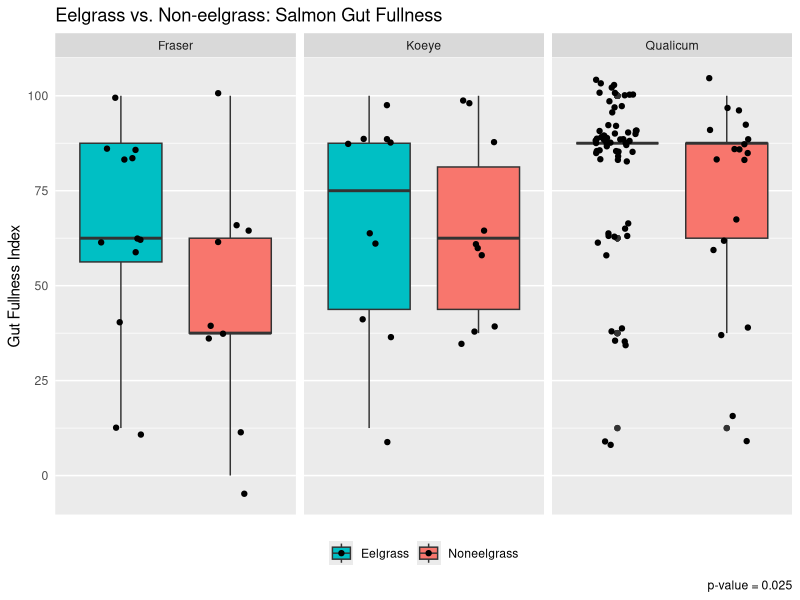
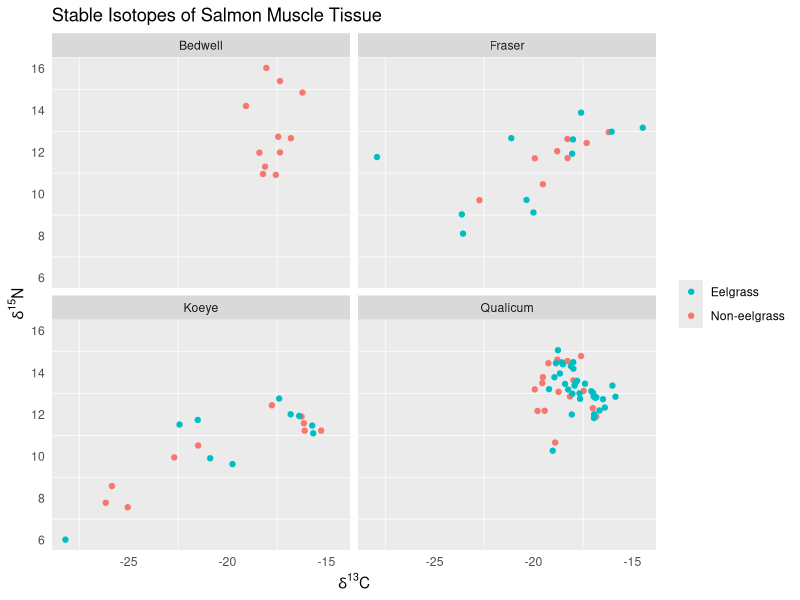

Recreate these plots in R, in order. (Note: this script raises an error after producing the figures.)
#EEEEELGRAAAAASS PROOOOOJEEEEECT

setwd("~/Desktop")
#so it knows where to find my gosh darn files! :)

eelgrass <- read.csv(file="eel.csv", stringsAsFactors=FALSE, strip.white=TRUE, na.strings=c("NA",""))
#upload a simple version of raw data file

library(tidyverse)
#load library for ggplot and whatnot

eel <- mutate(eelgrass, Eelsite = paste(Site, Eelgrass, sep = " "))
#make a variable with both site and habitat, separated by a space

#first we'll work with the gut fullness aspect ~

eel$GFI[which(eel$GFI == "0-25")] <- "0-25%"
#fixing a typo, oopsie!

eel$GFI[which(eel$GFI == "0%")] <- "0"
eel$GFI[which(eel$GFI == "0-25%")] <- "12.5"
eel$GFI[which(eel$GFI == "25-50%")] <- "37.5"
eel$GFI[which(eel$GFI == "50-75%")] <- "62.5"
eel$GFI[which(eel$GFI == "75-100%")] <- "87.5"
eel$GFI[which(eel$GFI == "100%")] <- "100"
#changing ranges to something measurable

eel$GFI <- as.numeric(eel$GFI)
#changing from character to numeric

eel$Eelgrass <- as.factor(eel$Eelgrass)
#changing to factor to reflect the two different "levels"

eel$Eelgrass <- factor(eel$Eelgrass, levels(eel$Eelgrass)[c(2, 1)])
#rearranging levels for the sake of the ggplot visuals

gut <- eel %>%
  group_by(ID) %>%
  summarize(GFI=first(GFI), Eelgrass=first(Eelgrass),
            Site=first(Site), Eelsite=first(Eelsite)) %>%
  filter(Site != "Bedwell")
#need to organize data by each fish not by each prey item per fish
#also want to leave out Bedwell since it is useless for comparing

#Gut Fullness Graph!
ggplot(gut, aes(x=Eelgrass, y=GFI, fill=Eelgrass))+ 
  geom_boxplot()+
  facet_wrap(~Site)+
  labs(y="Gut Fullness Index", x=NULL, caption="p-value = 0.025",
       title="Eelgrass vs. Non-eelgrass: Salmon Gut Fullness")+
  theme(axis.text.x=element_blank(), axis.ticks=element_blank(),
        legend.position = "bottom", legend.title = element_blank(),
        panel.grid.major.x = element_blank())+
  scale_x_discrete(limits=c("Eelgrass", "Noneelgrass")) +
  scale_fill_discrete(breaks=c("Eelgrass", "Noneelgrass"))+
  geom_jitter(width=0.2)
#this is the most I can do to modify this, ask for feedback...

#working on a t-test for GFI values (not including bedwell)
y1 <- filter(gut, Eelgrass == "Eelgrass")
ya <- as.vector(y1[["GFI"]])
#create first vector for eelgrass
y2 <- filter(gut, Eelgrass == "Noneelgrass")
yb <- as.vector(y2[["GFI"]])
#create second vector for noneelgrass
yc <- length(ya)-length(yb)
yd <- rep_len(NA, yc)
#have to have same sample sizes, difference calculated using length
ye <- c(yb, yd)
#our completed noneelgrass vector with the right sample size
t.test(ya, ye)
#results give p-value=0.02529, are able to reject null hypothesis!

#switching it up to isotope work now ~

isotope <- read.csv(file="iso.csv", stringsAsFactors=FALSE, strip.white=TRUE, na.strings=c("NA",""))
#loading/reading isotope data in

iso <- mutate(isotope, Eelsite = paste(Site, Eelgrass, sep = " "))
#add variable w/eelgrass site just other dataframe (necessary tho?)

iso$Eelgrass <- as.factor(iso$Eelgrass)
#changing to factor to reflect the two different "levels"

iso$Eelgrass <- factor(iso$Eelgrass, levels(iso$Eelgrass)[c(2, 1)])
#rearranging levels for the sake of the ggplot visuals

#Isotope Graph!
ggplot(iso, aes(carb, nitro))+
  geom_point(aes(color=Eelgrass)) + facet_wrap(~ Site) +
  labs(x=expression(paste(delta^"13","C")),
       y=expression(paste(delta^"15","N")),
       title= "Stable Isotopes of Salmon Muscle Tissue")+
  theme(axis.ticks=element_blank(), legend.title=element_blank(),
        panel.grid.major = element_blank())+
  guides(color = guide_legend(reverse = TRUE))
#A beautiful scatterplot plot with all the right features (finally)

#working on diet data now, to graph abundance and whatnot! ~

eel$Group <- as.factor(eel$Group)
#changing to factor to reflect the different "levels" of prey items

#replace groups since there's too many
eel$Group[which(eel$Group=="Arachnid")] <- "Insect"
eel$Group[which(eel$Group=="Crustacean")] <- "Arthropod"
eel$Group[which(eel$Group=="Caprellid")] <- "Amphipod"
eel$Group[which(eel$Group=="Corophiid")] <- "Amphipod"
eel$Group[which(eel$Group=="Hyperiid")] <- "Amphipod"
eel$Group[which(eel$Group=="Gammarid")] <- "Amphipod"
eel$Group[which(eel$Group=="Calanoid")] <- "Copepod"
eel$Group[which(eel$Group=="Harpacticoid")] <- "Copepod"
eel$Group[which(eel$Group=="Cyclopoid/Poecilostomatoid")] <- "Copepod"
eel$Group[which(eel$Group=="Malacostracan")] <- "Arthropod"
eel$Group <- as.character(eel$Group) #change to create new "level"
eel$Group[which(eel$Group=="Detritus")] <- "Other"
eel$Group[which(eel$Group=="Diatom")] <- "Other"
eel$Group[which(eel$Group=="Parasite")] <- "Other"
eel$Group[which(eel$Group=="Octopus")] <- "Other"
eel$Group[which(eel$Group=="Cyphonaut")] <- "Other"
eel$Group[which(eel$Group=="Bivalve")] <- "Other"
eel$Group[which(eel$Group=="Chaetognath")] <- "Other"
eel$Group[which(eel$Group=="Mysid")] <- "Arthropod"
eel$Group[which(eel$Group=="Ostracod")] <- "Arthropod"
eel$Group[which(eel$Group=="Cladoceran")] <- "Arthropod"
eel$Group[which(eel$Group=="Cumacean")] <- "Arthropod"
eel$Group[which(eel$Group=="Euphausiid")] <- "Arthropod"
eel$Group[which(eel$Group=="Isopod")] <- "Arthropod"
eel$Group[which(eel$Group=="Larvacean")] <- "Other"
#switching the class back and forth gets rid of empty levels
eel$Group <- as.factor(eel$Group)
eel$Group <- as.character(eel$Group)
eel$Group <- as.factor(eel$Group)
levels(eel$Group)
#there, it's more simple to work with now!

#group together prey so there's no repeated rows for multiple prey
filt <- filter(eel, Group=="Amphipod")
amph <- filt %>%
  group_by(filt$ID) %>%
  summarize(ID=first(ID), abd=sum(Abundance), bio=sum(Biomass), Group=first(Group),
            Eelsite=first(Eelsite), Eelgrass=first(Eelgrass), Site=first(Site)) %>%
  select(ID, abd, bio, Group, Eelsite, Eelgrass, Site) %>%
  print(head(amph))
#HOLY GUACAMOLE I THINK I GOT IT TO FINALLY WOOOOORK! FOR REAL THO!

filt <- filter(eel, Group=="Arthropod")
arth <- filt %>%
  group_by(filt$ID) %>%
  summarize(ID=first(ID), abd=sum(Abundance), bio=sum(Biomass), Group=first(Group),
            Eelsite=first(Eelsite), Eelgrass=first(Eelgrass), Site=first(Site)) %>%
  select(ID, abd, bio, Group, Eelsite, Eelgrass, Site) %>%
  print(head(arth))
#first amphipod then arthropod then repeat manually for each prey

filt <- filter(eel, Group=="Barnacle")
barn <- filt %>%
  group_by(filt$ID) %>%
  summarize(ID=first(ID), abd=sum(Abundance), bio=sum(Biomass), Group=first(Group),
            Eelsite=first(Eelsite), Eelgrass=first(Eelgrass), Site=first(Site)) %>%
  select(ID, abd, bio, Group, Eelsite, Eelgrass, Site) %>%
  print(head(barn))

filt <- filter(eel, Group=="Cnidarian")
cnid <- filt %>%
  group_by(filt$ID) %>%
  summarize(ID=first(ID), abd=sum(Abundance), bio=sum(Biomass), Group=first(Group),
            Eelsite=first(Eelsite), Eelgrass=first(Eelgrass), Site=first(Site)) %>%
  select(ID, abd, bio, Group, Eelsite, Eelgrass, Site) %>%
  print(head(cnid))

filt <- filter(eel, Group=="Copepod")
cope <- filt %>%
  group_by(filt$ID) %>%
  summarize(ID=first(ID), abd=sum(Abundance), bio=sum(Biomass), Group=first(Group),
            Eelsite=first(Eelsite), Eelgrass=first(Eelgrass), Site=first(Site)) %>%
  select(ID, abd, bio, Group, Eelsite, Eelgrass, Site) %>%
  print(head(cope))

filt <- filter(eel, Group=="Decapod")
deca <- filt %>%
  group_by(filt$ID) %>%
  summarize(ID=first(ID), abd=sum(Abundance), bio=sum(Biomass), Group=first(Group),
            Eelsite=first(Eelsite), Eelgrass=first(Eelgrass), Site=first(Site)) %>%
  select(ID, abd, bio, Group, Eelsite, Eelgrass, Site) %>%
  print(head(deca))

filt <- filter(eel, Group=="Digested food")
digf <- filt %>%
  group_by(filt$ID) %>%
  summarize(ID=first(ID), abd=sum(Abundance), bio=sum(Biomass), Group=first(Group),
            Eelsite=first(Eelsite), Eelgrass=first(Eelgrass), Site=first(Site)) %>%
  select(ID, abd, bio, Group, Eelsite, Eelgrass, Site) %>%
  print(head(digf))

filt <- filter(eel, Group=="Fish")
fish <- filt %>%
  group_by(filt$ID) %>%
  summarize(ID=first(ID), abd=sum(Abundance), bio=sum(Biomass), Group=first(Group),
            Eelsite=first(Eelsite), Eelgrass=first(Eelgrass), Site=first(Site)) %>%
  select(ID, abd, bio, Group, Eelsite, Eelgrass, Site) %>%
  print(head(fish))

filt <- filter(eel, Group=="Insect")
inse <- filt %>%
  group_by(filt$ID) %>%
  summarize(ID=first(ID), abd=sum(Abundance), bio=sum(Biomass), Group=first(Group),
            Eelsite=first(Eelsite), Eelgrass=first(Eelgrass), Site=first(Site)) %>%
  select(ID, abd, bio, Group, Eelsite, Eelgrass, Site) %>%
  print(head(inse))

filt <- filter(eel, Group=="Other")
othr <- filt %>%
  group_by(filt$ID) %>%
  summarize(ID=first(ID), abd=sum(Abundance), bio=sum(Biomass), Group=first(Group),
            Eelsite=first(Eelsite), Eelgrass=first(Eelgrass), Site=first(Site)) %>%
  select(ID, abd, bio, Group, Eelsite, Eelgrass, Site) %>%
  print(head(othr))

filt <- filter(eel, Group=="Polychaete")
polyc <- filt %>%
  group_by(filt$ID) %>%
  summarize(ID=first(ID), abd=sum(Abundance), bio=sum(Biomass), Group=first(Group),
            Eelsite=first(Eelsite), Eelgrass=first(Eelgrass), Site=first(Site)) %>%
  select(ID, abd, bio, Group, Eelsite, Eelgrass, Site) %>%
  print(head(polyc))

filt <- filter(eel, Group=="Pteropod")
pter <- filt %>%
  group_by(filt$ID) %>%
  summarize(ID=first(ID), abd=sum(Abundance), bio=sum(Biomass), Group=first(Group),
            Eelsite=first(Eelsite), Eelgrass=first(Eelgrass), Site=first(Site)) %>%
  select(ID, abd, bio, Group, Eelsite, Eelgrass, Site) %>%
  print(head(pter))

neweel <- rbind(amph, arth, barn, cnid, cope, deca, digf, fish, inse, othr, polyc, pter)
#my fabulous new dataframe with prey abd and biom grouped together!

str(neweel)
#just double checking that the data is as it should be

#Now... Have to take the ave. abundances for each region/habitat!
filt <- filter(neweel, Group=="Amphipod")
Amph <- filt %>%
  group_by(filt$Eelsite) %>%
  summarize(Eelsite=first(Eelsite), Abd=mean(abd), Bio=mean(bio),
            Group=first(Group),Eelgrass=first(Eelgrass), Site=first(Site)) %>%
  select(Eelsite, Abd, Bio, Group, Eelgrass, Site) %>%
  print(head(Amph))
#copying the layout of the last transformation but for diff purpose

filt <- filter(neweel, Group=="Arthropod")
Arth <- filt %>%
  group_by(filt$Eelsite) %>%
  summarize(Eelsite=first(Eelsite), Abd=mean(abd), Bio=mean(bio),
            Group=first(Group),Eelgrass=first(Eelgrass), Site=first(Site)) %>%
  select(Eelsite, Abd, Bio, Group, Eelgrass, Site) %>%
  print(head(Arth))
#first amphipod then arthropod then repeat manually for each prey

filt <- filter(neweel, Group=="Barnacle")
Barn <- filt %>%
  group_by(filt$Eelsite) %>%
  summarize(Eelsite=first(Eelsite), Abd=mean(abd), Bio=mean(bio),
            Group=first(Group),Eelgrass=first(Eelgrass), Site=first(Site)) %>%
  select(Eelsite, Abd, Bio, Group, Eelgrass, Site) %>%
  print(head(Barn))

filt <- filter(neweel, Group=="Cnidarian")
Cnid <- filt %>%
  group_by(filt$Eelsite) %>%
  summarize(Eelsite=first(Eelsite), Abd=mean(abd), Bio=mean(bio),
            Group=first(Group),Eelgrass=first(Eelgrass), Site=first(Site)) %>%
  select(Eelsite, Abd, Bio, Group, Eelgrass, Site) %>%
  print(head(Cnid))

filt <- filter(neweel, Group=="Copepod")
Cope <- filt %>%
  group_by(filt$Eelsite) %>%
  summarize(Eelsite=first(Eelsite), Abd=mean(abd), Bio=mean(bio),
            Group=first(Group),Eelgrass=first(Eelgrass), Site=first(Site)) %>%
  select(Eelsite, Abd, Bio, Group, Eelgrass, Site) %>%
  print(head(Cope))

filt <- filter(neweel, Group=="Decapod")
Deca <- filt %>%
  group_by(filt$Eelsite) %>%
  summarize(Eelsite=first(Eelsite), Abd=mean(abd), Bio=mean(bio),
            Group=first(Group),Eelgrass=first(Eelgrass), Site=first(Site)) %>%
  select(Eelsite, Abd, Bio, Group, Eelgrass, Site) %>%
  print(head(Deca))

filt <- filter(neweel, Group=="Digested food")
Digf <- filt %>%
  group_by(filt$Eelsite) %>%
  summarize(Eelsite=first(Eelsite), Abd=mean(abd), Bio=mean(bio),
            Group=first(Group),Eelgrass=first(Eelgrass), Site=first(Site)) %>%
  select(Eelsite, Abd, Bio, Group, Eelgrass, Site) %>%
  print(head(Digf))

filt <- filter(neweel, Group=="Fish")
Fish <- filt %>%
  group_by(filt$Eelsite) %>%
  summarize(Eelsite=first(Eelsite), Abd=mean(abd), Bio=mean(bio),
            Group=first(Group),Eelgrass=first(Eelgrass), Site=first(Site)) %>%
  select(Eelsite, Abd, Bio, Group, Eelgrass, Site) %>%
  print(head(Fish))

filt <- filter(neweel, Group=="Insect")
Inse <- filt %>%
  group_by(filt$Eelsite) %>%
  summarize(Eelsite=first(Eelsite), Abd=mean(abd), Bio=mean(bio),
            Group=first(Group),Eelgrass=first(Eelgrass), Site=first(Site)) %>%
  select(Eelsite, Abd, Bio, Group, Eelgrass, Site) %>%
  print(head(Inse))

filt <- filter(neweel, Group=="Other")
Othr <- filt %>%
  group_by(filt$Eelsite) %>%
  summarize(Eelsite=first(Eelsite), Abd=mean(abd), Bio=mean(bio),
            Group=first(Group),Eelgrass=first(Eelgrass), Site=first(Site)) %>%
  select(Eelsite, Abd, Bio, Group, Eelgrass, Site) %>%
  print(head(Othr))

filt <- filter(neweel, Group=="Polychaete")
Polyc <- filt %>%
  group_by(filt$Eelsite) %>%
  summarize(Eelsite=first(Eelsite), Abd=mean(abd), Bio=mean(bio),
            Group=first(Group),Eelgrass=first(Eelgrass), Site=first(Site)) %>%
  select(Eelsite, Abd, Bio, Group, Eelgrass, Site) %>%
  print(head(Polyc))

filt <- filter(neweel, Group=="Pteropod")
Pter <- filt %>%
  group_by(filt$Eelsite) %>%
  summarize(Eelsite=first(Eelsite), Abd=mean(abd), Bio=mean(bio),
            Group=first(Group),Eelgrass=first(Eelgrass), Site=first(Site)) %>%
  select(Eelsite, Abd, Bio, Group, Eelgrass, Site) %>%
  print(head(Pter))

eelgr <- rbind(Amph, Arth, Barn, Cnid, Cope, Deca, Digf, Fish, Inse, Othr, Polyc, Pter)
#my fabulous new dataframe with prey Abd and Biom averaged together

str(eelgr)
#making sure it all looks okay and it does! So now, graphing!

eelgr$Eelgrass <- factor(eelgr$Eelgrass, levels(eelgr$Eelgrass)[c(2, 1)])
#putting eelgrass before noneelgrass for this particular plot

#Raw Abundance Graph
eelgr %>%
  ggplot(aes(Eelsite, Abd))+
  geom_bar(aes(fill=Group), stat="identity")+
  theme(axis.text.x = element_text(angle=45, hjust=1))

#if want to have sites graphed separately:
#add "+facet_wrap(~Site)" and change "Eelsite" to "Eelgrass"

#Raw Biomass Graph
eelgr %>%
  ggplot(aes(Eelsite, Bio))+
  geom_bar(aes(fill=Group), stat="identity")+
  theme(axis.text.x = element_text(angle=45, hjust=1))

#next step is fixing up abundance and biomass graphs!!
